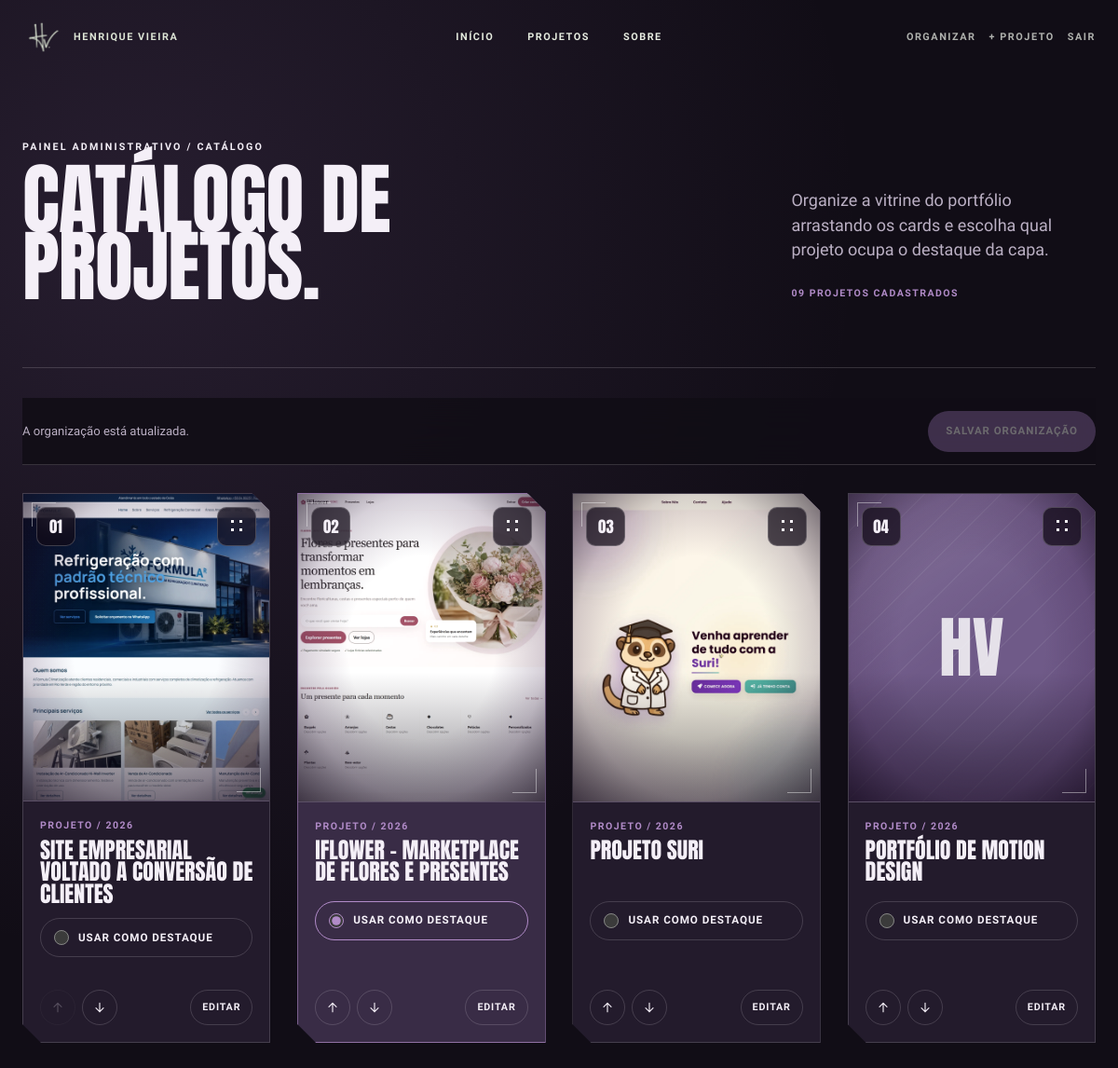
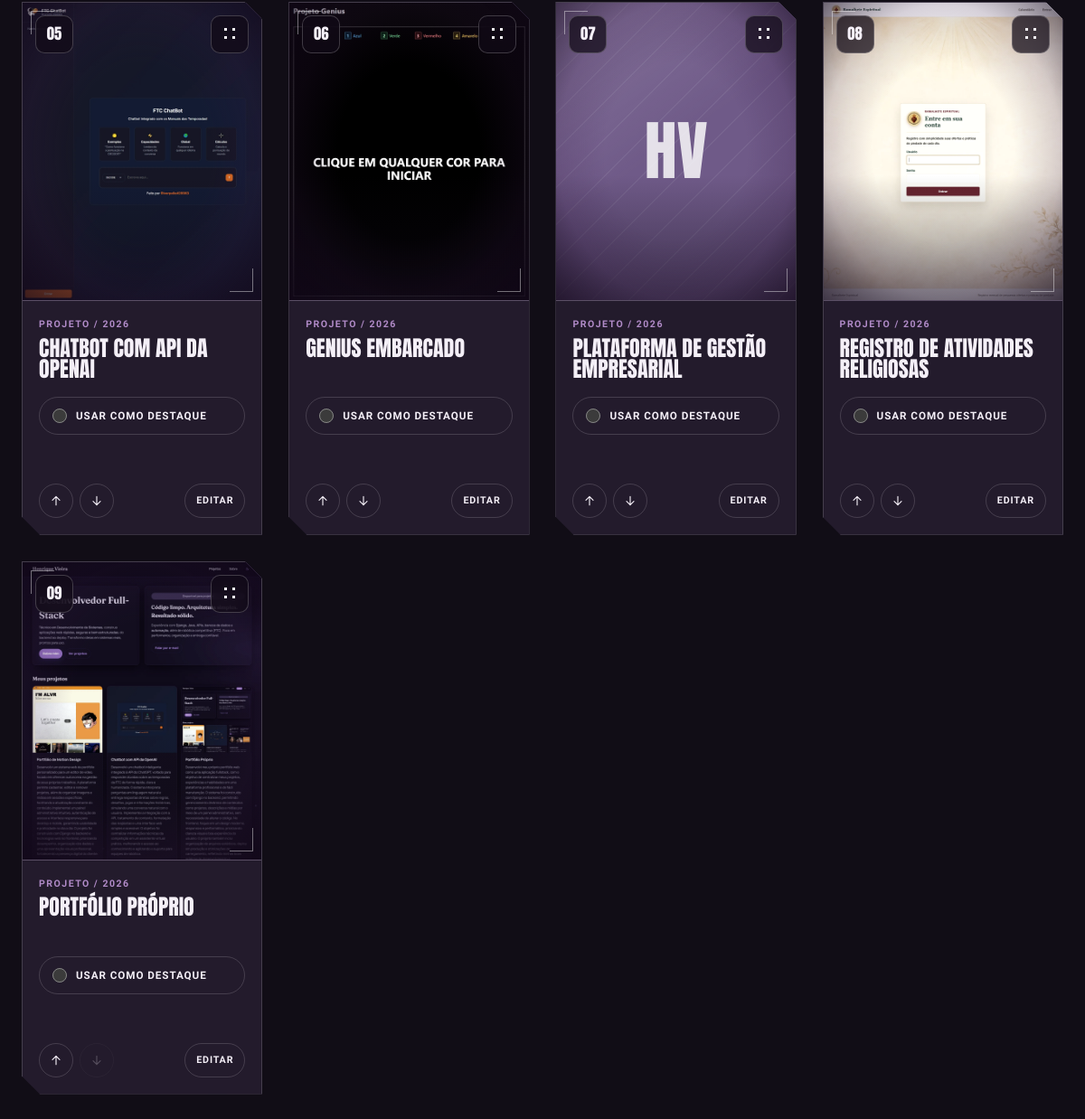
Page /painel/projetos/ (signed in) on the committed database (2 pictures, top to bottom).
### app/models.py (models this page shows, shortened)
class Projeto(models.Model):
    titulo = models.CharField(max_length=200)
    descricao = models.TextField()
    capa = models.ImageField(upload_to='projetos/capas/', default='projetos/capas/default.png')
    url = models.URLField(blank=True)
    data_criacao = models.DateTimeField(auto_now_add=True)
    data_desenvolvimento = models.DateField(blank=True, null=True)
    ordem = models.PositiveIntegerField(default=0, db_index=True)
    destaque = models.BooleanField(default=False)
    class Meta:
        ordering = ('ordem', '-data_criacao', 'pk')
        constraints = [
            models.UniqueConstraint(
                fields=('destaque',),
                condition=Q(destaque=True),
                name='app_projeto_apenas_um_destaque',
            ),
        ]
    @staticmethod
    def _converter_imagem_para_webp(arquivo):
        nome = f'{Path(arquivo.name).stem or "imagem"}.webp'
        conteudo = BytesIO()
        with Image.open(arquivo) as imagem:
            if imagem.format not in ('PNG', 'JPEG', 'WEBP'):
                raise ValidationError(
                    'Formato inválido. Envie uma imagem PNG, JPEG ou WebP.'
                )
            imagem = ImageOps.exif_transpose(imagem)
            possui_transparencia = (
                imagem.mode in ('RGBA', 'LA')
                or imagem.mode == 'P' and 'transparency' in imagem.info
            )
            modo = 'RGBA' if possui_transparencia else 'RGB'
            imagem.convert(modo).save(
                conteudo,
                format='WEBP',
                quality=85,
                method=6,
            )
        return ContentFile(conteudo.getvalue(), name=nome)
    _converter_capa_para_webp = _converter_imagem_para_webp

### app/views.py (the view, shortened to what this page needs)
# urls.py: path('painel/projetos/', views.painel_projetos, name='painel_projetos'),
@login_required(login_url='entrar')
@require_http_methods(['GET', 'POST'])
def painel_projetos(request):
    if not request.user.is_superuser:
        raise PermissionDenied
    if request.method == 'GET':
        return render(request, 'painel_projetos.html', {
            'projetos': Projeto.objects.all(),
        })

### app/templates/painel_projetos.html (shortened to what this page needs)
{% extends "base.html" %}
{% load static %}
{% block body_class %}organizer-page{% endblock %}
{% block content %}
<section class="organizer-section">
    <header class="organizer-header">
        <div>
            <p class="eyebrow">Painel administrativo / catálogo</p>
            <h1>Catálogo de<br>projetos.</h1>
        </div>
        <div class="organizer-intro">
            <p>
                Organize a vitrine do portfólio arrastando os cards e escolha qual
                projeto ocupa o destaque da capa.
            </p>
            <span>{{ projetos|length|stringformat:"02d" }} projetos cadastrados</span>
        </div>
    </header>
    {% if projetos %}
    <form
        class="organizer-board"
        action="{% url 'painel_projetos' %}"
        method="post"
        data-organizer-form
    >
        <div class="organizer-toolbar">
            <p data-organizer-status role="status" aria-live="polite">
                A organização está atualizada.
            </p>
            <button class="button organizer-save" type="submit" data-organizer-save disabled>
                Salvar organização
            </button>
        </div>
        <ol class="organizer-list" data-project-list>
            {% for projeto in projetos %}
            <li
                class="organizer-item{% if projeto.destaque %} is-featured{% endif %}"
                data-project-id="{{ projeto.id }}"
            >
                <button
                    class="organizer-drag-handle"
                    type="button"
                    draggable="true"
                    aria-label="Arrastar {{ projeto.titulo }} para mudar sua posição"
                    title="Arraste para reordenar"
                >
                    <span aria-hidden="true"></span>
                </button>
                <span class="organizer-position" data-order-number>
                    {{ forloop.counter|stringformat:"02d" }}
                </span>
                <div class="organizer-cover" data-image-frame>
                    {% if projeto.capa %}
                    <img
                        src="{{ projeto.capa.url }}"
                        alt="Capa do projeto {{ projeto.titulo }}"
                        loading="lazy"
                        data-project-image
                    >
                    {% endif %}
                    <div class="image-fallback" aria-hidden="true">
                        <span>HV</span>
                    </div>
                </div>
                <div class="organizer-project-copy">
                    <span>Projeto / {{ projeto.data_criacao|date:"Y" }}</span>
                    <strong>{{ projeto.titulo }}</strong>
                </div>
                <label class="organizer-featured-control">
                    <input
                        type="radio"
                        name="destaque"
                        value="{{ projeto.id }}"
                        {% if projeto.destaque %}checked{% endif %}
                    >
                    <span>Usar como destaque</span>
                </label>
                <div class="organizer-actions">
                    <div class="organizer-move-buttons" aria-label="Alterar posição de {{ projeto.titulo }}">
                        <button type="button" data-move="up" aria-label="Mover {{ projeto.titulo }} para cima">
                            <svg viewBox="0 0 24 24" aria-hidden="true" focusable="false">
                                <path d="M12 19V5M6 11l6-6 6 6"></path>
                            </svg>
                        </button>
                        <button type="button" data-move="down" aria-label="Mover {{ projeto.titulo }} para baixo">
                            <svg viewBox="0 0 24 24" aria-hidden="true" focusable="false">
                                <path d="M12 5v14M6 13l6 6 6-6"></path>
                            </svg>
                        </button>
                    </div>
                    <a href="{% url 'editar_projeto' projeto.id %}">Editar</a>
                </div>
            </li>
            {% endfor %}
        </ol>
    </form>
    {% else %}
    <div class="organizer-empty">
        <span>00</span>
        <h2>Ainda não há projetos para organizar.</h2>
        <a class="button" href="{% url 'adicionar_projeto' %}">Adicionar primeiro projeto</a>
    </div>
    {% endif %}
</section>
{% endblock %}

### app/templates/base.html (shortened to what this page needs)
<!DOCTYPE html>
<html lang="pt-br">
<head>
    {% load static %}
    <link rel="stylesheet" href="{% static 'css/main.css' %}">
</head>
<body class="{% block body_class %}{% endblock %}">
    {% include "partials/nav.html" %}
    <main class="site-main">
        {% block content %}{% endblock %}
    </main>
</body>
</html>

### app/templates/partials/nav.html
{% load static %}
<nav class="site-nav" data-site-nav aria-label="Navegação principal">
    <div class="nav-shell">
        <a class="brand" href="{% url 'index' %}#inicio" data-anchor-link>
            <span class="brand-mark" aria-hidden="true">
                <img src="{% static 'images/logo-hv.webp' %}" alt="">
            </span>
            <small>Henrique Vieira</small>
        </a>
        <div class="nav-links">
            <a href="{% url 'index' %}#inicio" data-nav-link="inicio" data-anchor-link>Início</a>
            <a href="{% url 'index' %}#projetos" data-nav-link="projetos" data-anchor-link>Projetos</a>
            <a href="{% url 'index' %}#sobre" data-nav-link="sobre" data-anchor-link>Sobre</a>
        </div>
        <div class="nav-tools">
            {% if user.is_superuser %}
            <a class="nav-admin" href="{% url 'painel_projetos' %}">Organizar</a>
            {% endif %}
            {% if user.is_authenticated %}
            <a class="nav-admin" href="{% url 'adicionar_projeto' %}">+ Projeto</a>
            <a class="nav-admin" href="{% url 'sair' %}">Sair</a>
            {% endif %}
        </div>
    </div>
</nav>

### rows in the picture
Projeto: capa (picture), data_criacao "2026", titulo "SITE EMPRESARIAL VOLTADO A CONVERSÃO DE CLIENTES", destaque "☐ USAR COMO DESTAQUE"
Projeto: capa (picture), data_criacao "2026", titulo "IFLOWER - MARKETPLACE DE FLORES E PRESENTES", destaque "☑ USAR COMO DESTAQUE"
Projeto: capa (picture), data_criacao "2026", titulo "PROJETO SURI", destaque "☐ USAR COMO DESTAQUE"
Projeto: data_criacao "2026", titulo "PORTFÓLIO DE MOTION DESIGN", destaque "☐ USAR COMO DESTAQUE"
Projeto: capa (picture), data_criacao "2026", titulo "CHATBOT COM API DA OPENAI", destaque "☐ USAR COMO DESTAQUE"
Projeto: capa (picture), data_criacao "2026", titulo "GENIUS EMBARCADO", destaque "☐ USAR COMO DESTAQUE"
Projeto: data_criacao "2026", titulo "PLATAFORMA DE GESTÃO EMPRESARIAL", destaque "☐ USAR COMO DESTAQUE"
Projeto: capa (picture), data_criacao "2026", titulo "REGISTRO DE ATIVIDADES RELIGIOSAS", destaque "☐ USAR COMO DESTAQUE"
Projeto: capa (picture), data_criacao "2026", titulo "PORTFÓLIO PRÓPRIO", destaque "☐ USAR COMO DESTAQUE"

### other values in the picture
{{ projetos|length|stringformat:"02d" }} "09"
